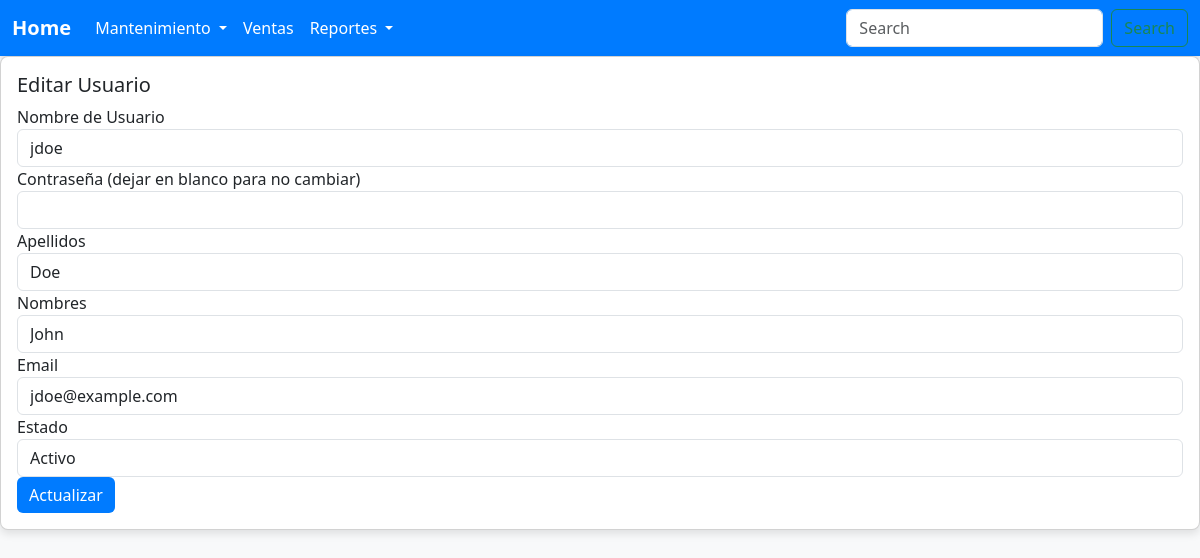
The page /vista/usuario/editar.php?id=1 on the database its author committed.
### tables this page shows
CREATE TABLE usuarios (
    idusuario INT AUTO_INCREMENT PRIMARY KEY,
    nomusuario VARCHAR(15) NOT NULL UNIQUE,
    password VARCHAR(255) NOT NULL,
    apellidos VARCHAR(64),
    nombres VARCHAR(64),
    email VARCHAR(64),
    estado CHAR(1)
);

### includes/db.php (called while the page is built, shortened)
<?php
if (!class_exists('DBConection')) {
class DBConection{
public function conectar(){
    try {
        $pdo = new PDO("mysql:host=" .DBHOST. ";dbname=" .DBNAME. ";charset=utf8", DBUSER, DBPASS);
        $pdo->setAttribute(PDO::ATTR_ERRMODE, PDO::ERRMODE_EXCEPTION);
        return $pdo;
    } catch (PDOException $e) {
        echo "Error en la conexión: " . $e->getMessage();
    }
}
}
}
?>

### controlador/usuarioController.php (called while the page is built, shortened)
<?php
include $_SERVER['DOCUMENT_ROOT']."/sisventas/modelo/usuario.php";
class UsuarioController {
    private $modelo;
    public function __construct() {
        $this->modelo = new Usuario();
    }
    public function buscar_usuario($id) {
        return $this->modelo->buscar($id);
    }
}

### modelo/usuario.php (called while the page is built, shortened)
<?php
include $_SERVER['DOCUMENT_ROOT']."/sisventas/includes/db.php";
class Usuario {
    private $con;
    public function __construct(){
        $cnx = new DBConection();
        $this->con = $cnx->conectar();
    }
    public function buscar($id){
        $sql = "select * from usuarios where idusuario = :idusuario";
        $stmt = $this->con->prepare($sql);
        $stmt->bindParam(':idusuario', $id);
        $stmt->execute();
        return $stmt->fetch(PDO::FETCH_ASSOC);
    }
}

### vista/usuario/editar.php (the view, shortened to what this page needs)
<?php
include_once $_SERVER['DOCUMENT_ROOT']."/sisventas/vista/layout/header.php";
include_once $_SERVER['DOCUMENT_ROOT']."/sisventas/vista/layout/navbar.php";
include $_SERVER['DOCUMENT_ROOT']."/sisventas/controlador/usuarioController.php";
$id = $_GET['id'];
$usuarioCtrl = new UsuarioController();
$usuario = $usuarioCtrl->buscar_usuario($id);
?>
<div class="card">
  <div class="card-body">
    <h5>Editar Usuario</h5>
    <form action="actualizar.php" method="POST">
      <div class="form-group">
        <label for="nomusuario">Nombre de Usuario</label>
        <input type="text" class="form-control" id="nomusuario" name="nomusuario" value="<?php echo $usuario['nomusuario']; ?>" required>
      </div>
      <div class="form-group">
        <label for="password">Contraseña (dejar en blanco para no cambiar)</label>
        <input type="password" class="form-control" id="password" name="password">
      </div>
      <div class="form-group">
        <label for="apellidos">Apellidos</label>
        <input type="text" class="form-control" id="apellidos" name="apellidos" value="<?php echo $usuario['apellidos']; ?>" required>
      </div>
      <div class="form-group">
        <label for="nombres">Nombres</label>
        <input type="text" class="form-control" id="nombres" name="nombres" value="<?php echo $usuario['nombres']; ?>" required>
      </div>
      <div class="form-group">
        <label for="email">Email</label>
        <input type="email" class="form-control" id="email" name="email" value="<?php echo $usuario['email']; ?>" required>
      </div>
      <div class="form-group">
        <label for="estado">Estado</label>
        <select class="form-control" id="estado" name="estado">
          <option value="A" <?php if($usuario['estado'] == 'A') echo 'selected'; ?>>Activo</option>
        </select>
      </div>
      <button type="submit" class="btn btn-primary">Actualizar</button>
    </form>
  </div>
</div>
<?php include_once $_SERVER['DOCUMENT_ROOT']."/sisventas/vista/layout/footer.php"; ?>

### vista/layout/styles.css (style rules this page uses)
body { font-family: 'Segoe UI', Tahoma, Geneva, Verdana, sans-serif; }
.card { border-radius: 8px; box-shadow: 0 4px 8px rgba(0,0,0,0.1); margin-bottom: 20px; }
.btn-primary { background-color: #007bff; border: none; }

### rows shown on the page
usuarios: nomusuario "jdoe", apellidos "Doe", nombres "John", email "jdoe@example.com"
